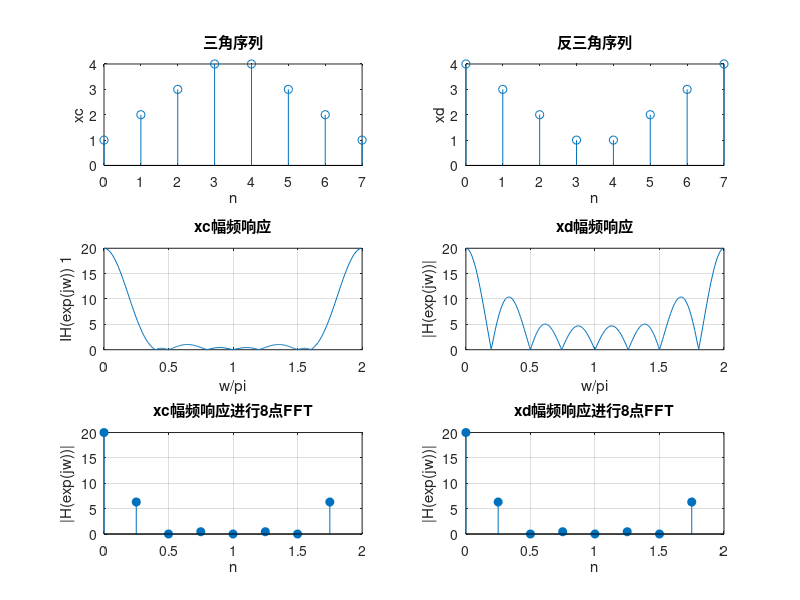
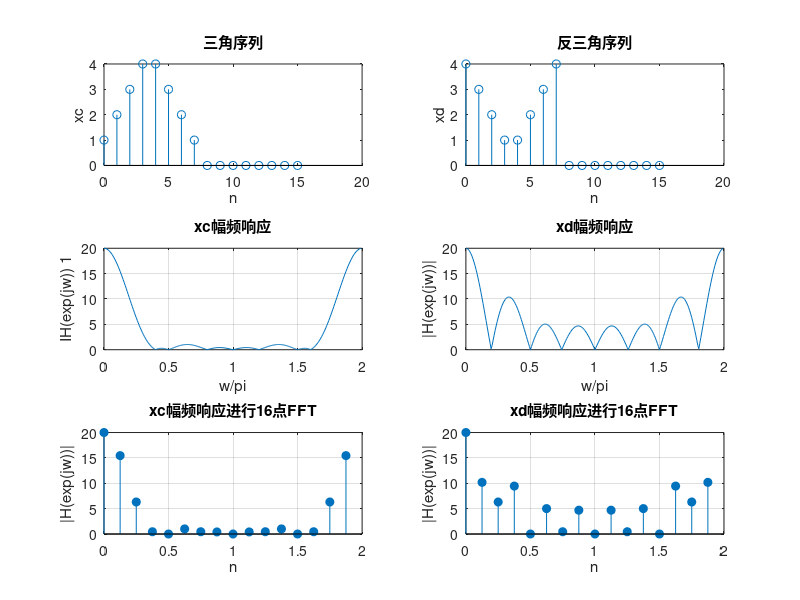

The MATLAB source for these figures, in order:
close all; clear; clc;

figure;
n1 = 0:1:3; xc1 = n1+1; n2 = 4:7; xc2 = 8-n2;
xc = [xc1,xc2]; n = [n1,n2];
subplot(321); stem(n,xc); xlabel ('n'); ylabel('xc'); title('三角序列');

n1 = 0:1:3; xd1 = 4-n1; n2 = 4:7; xd2 = n2-3;
xd = [xd1,xd2]; n = [n1,n2];
subplot(322); stem(n,xd); xlabel('n'); ylabel ('xd'); title('反三角序列');

N=8;
[H1,w1] = freqz (xc,1, 256, 'whole', 1);
Hamplitude1 = abs (H1);
subplot(323); plot(2*w1, Hamplitude1);
title('xc幅频响应'); xlabel ('w/pi'); ylabel ('IH(exp(jw)) 1'); grid on

[H2,w2] = freqz (xd,1, 256, 'whole', 1) ;
Hamplitude2 = abs (H2);
subplot(324); plot(2*w2, Hamplitude2); 
title('xd幅频响应'); xlabel ('w/pi'); ylabel('|H(exp(jw))|'); grid on

[H3, w3] = freqz(xc, 1, N, 'whole', 1);
Hamplitude3 = abs (H3) ;
subplot(325); stem(2*w3, Hamplitude3, 'fill');
title('xc幅频响应进行8点FFT'); xlabel ('n'); ylabel('|H(exp(jw))|'); grid on

[H4, w4] = freqz(xd, 1, N, 'whole', 1) ;
Hamplitude4 = abs (H4);
subplot(326); stem(2*w4, Hamplitude4, 'fill');
title('xd幅频响应进行8点FFT'); xlabel ('n'); ylabel('|H(exp(jw))|'); grid on

% 末尾补零
figure;
n1 = 0:1:3; xc1 = n1+1; n2 = 4:7; xc2 = 8-n2; n3 = 8:15; xc3 = 0*n3;
xc = [xc1,xc2,xc3]; n = [n1,n2,n3];
subplot(321); stem(n,xc); xlabel ('n'); ylabel('xc'); title('三角序列');

n1 = 0:1:3; xd1 = 4-n1; n2 = 4:7; xd2 = n2-3; n3 = 8:15; xd3 = 0*n3;
xd = [xd1,xd2,xd3]; n = [n1,n2,n3];
subplot(322); stem(n,xd); xlabel('n'); ylabel ('xd'); title('反三角序列');

N=16;
[H1,w1] = freqz (xc,1, 256, 'whole', 1);
Hamplitude1 = abs (H1);
subplot(323); plot(2*w1, Hamplitude1);
title('xc幅频响应'); xlabel ('w/pi'); ylabel ('IH(exp(jw)) 1'); grid on

[H2,w2] = freqz (xd,1, 256, 'whole', 1) ;
Hamplitude2 = abs (H2);
subplot(324); plot(2*w2, Hamplitude2); 
title('xd幅频响应'); xlabel ('w/pi'); ylabel('|H(exp(jw))|'); grid on

[H3, w3] = freqz(xc, 1, N, 'whole', 1);
Hamplitude3 = abs (H3) ;
subplot(325); stem(2*w3, Hamplitude3, 'fill');
title('xc幅频响应进行16点FFT'); xlabel ('n'); ylabel('|H(exp(jw))|'); grid on

[H4, w4] = freqz(xd, 1, N, 'whole', 1) ;
Hamplitude4 = abs (H4);
subplot(326); stem(2*w4, Hamplitude4, 'fill');
title('xd幅频响应进行16点FFT'); xlabel ('n'); ylabel('|H(exp(jw))|'); grid on
